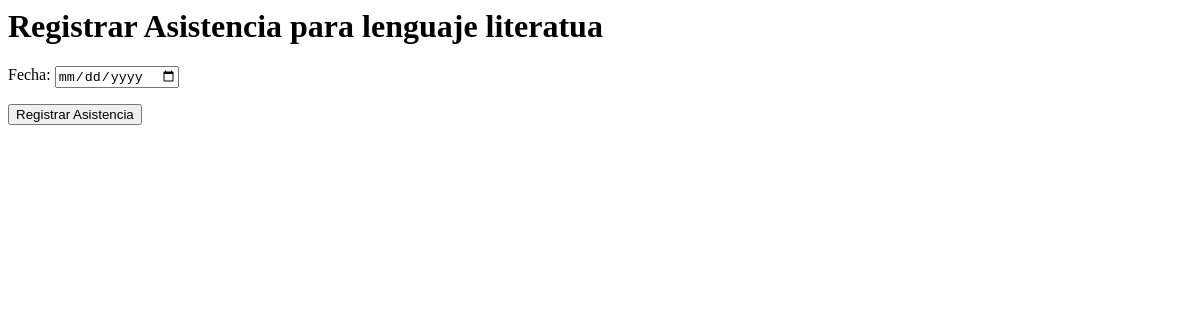
Page /marcar_asistencia/3 on the earlier database version.
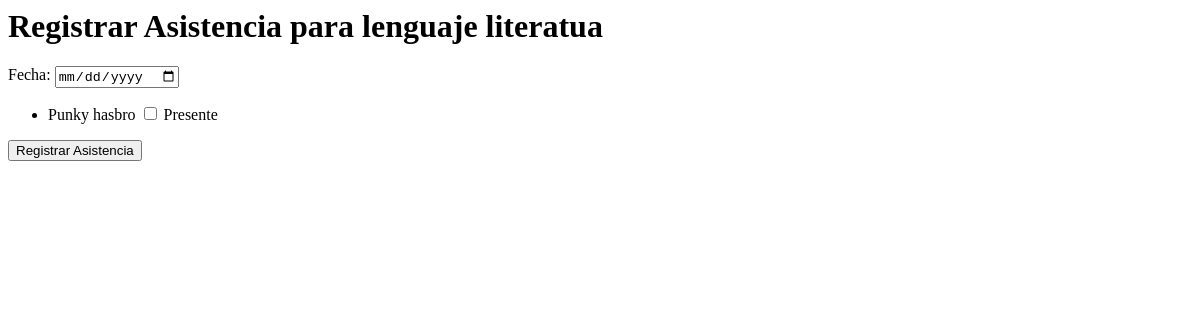
Same page on the later database version.
### aplicaciones/escolastico/models.py (models this page shows, shortened)
class Estudiante(models.Model):
    nombre = models.CharField(max_length=100)
    apellido = models.CharField(max_length=100)
    matricula = models.CharField(max_length=10, unique=True)
    materias = models.ManyToManyField(Materia, related_name="estudiantes")

### aplicaciones/escolastico/views.py (the view, shortened to what this page needs)
# urls.py: path('marcar_asistencia/<int:materia_id>', views.marcar_asistencia),
def marcar_asistencia(request, materia_id):
    materia = get_object_or_404(Materia, id=materia_id)
    estudiantes = materia.estudiantes.all()
    return render(request, 'marcar_asistencia.html', {'materia': materia, 'estudiantes': estudiantes})

### aplicaciones/escolastico/templates/marcar_asistencia.html (shortened to what this page needs)
{% block content %}
<h1>Registrar Asistencia para {{ materia.nombre }}</h1>
<form id="asistenciaForm" method="post">
    Fecha: <input type="date" name="fecha" id="fecha" required><br>
    <ul>
        {% for estudiante in estudiantes %}
            <li>
                {{ estudiante.nombre }} {{ estudiante.apellido }}
                <input type="checkbox" name="asistencia_{{ estudiante.id }}"> Presente
            </li>
        {% endfor %}
    </ul>
    <button type="submit">Registrar Asistencia</button>
</form>
{% endblock %}

Differences in the rows shown:
now on this page (row edited): Estudiante: nombre "Punky", apellido "hasbro"
